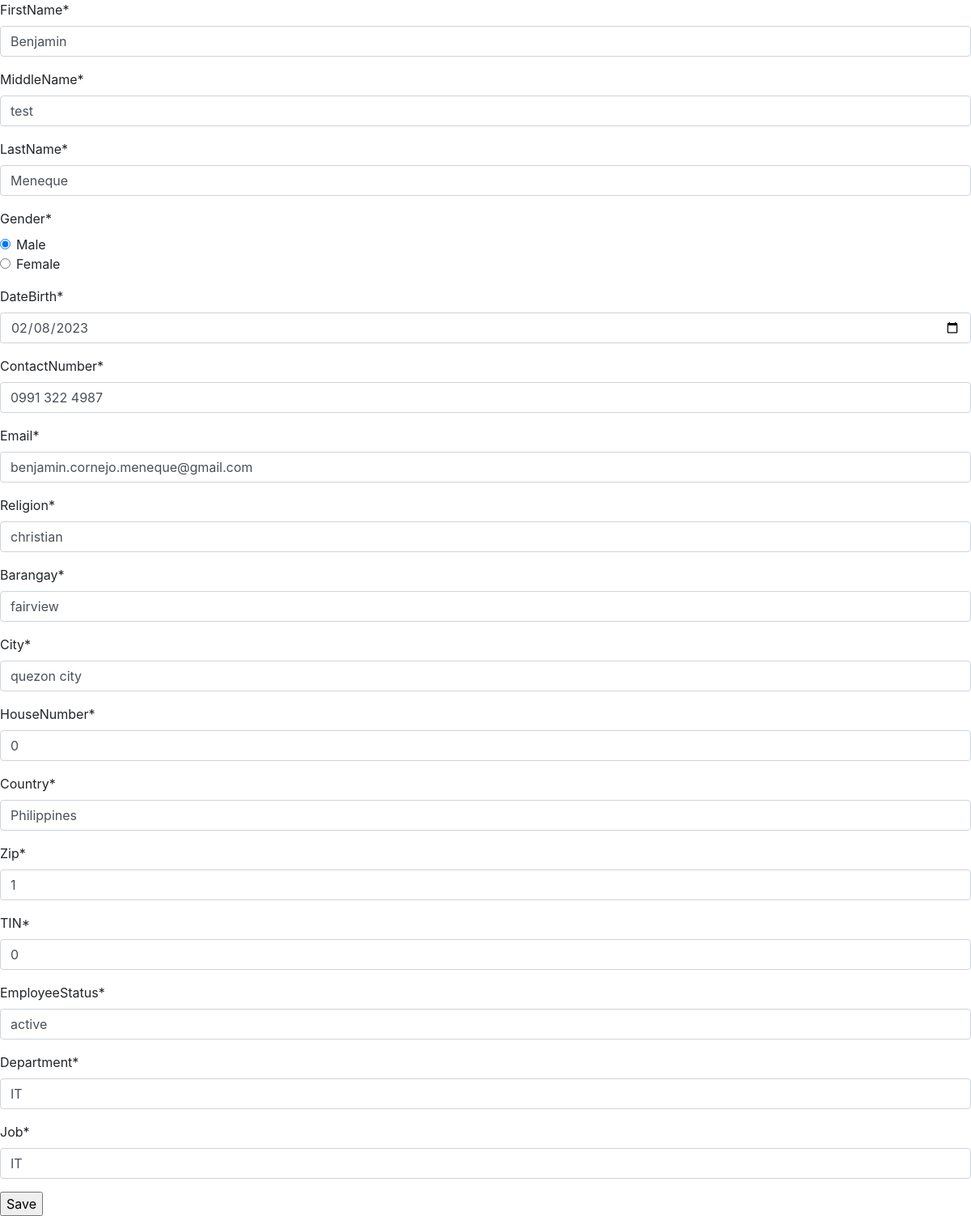
The app's page /employee/1/update/ (signed in) with its own data.
### employee/models.py (models this page shows, shortened)
class Employee(models.Model):
    GENDER_CHOICES = [
        ("MALE", "Male"),
        ("FEMALE", "Female"),
    ]
    firstName = models.CharField(max_length=40)
    middleName = models.CharField(max_length=40)
    lastName = models.CharField(max_length=40)
    gender = models.CharField(max_length=6, choices=GENDER_CHOICES, default="male")
    dateBirth = models.DateField()
    contactNumber = PhoneNumberField(region="PH")
    email = models.EmailField(max_length=200)
    Religion = models.CharField(max_length=200,default="christian")
    Barangay = models.CharField(max_length=200, default="fairview")
    City = models.CharField(max_length=200, default="quezon city")
    HouseNumber= models.IntegerField(default=0)
    Country = models.CharField(max_length=200, default="philippines")
    Zip = models.IntegerField(default=0)
    TIN = models.IntegerField(default=0)
    EmployeeStatus = models.CharField(max_length=200, default="active")
    Department = models.CharField(max_length=200, default="IT")
    Job = models.CharField(max_length=200, default="IT")

### employee/views.py (the view)
# urls.py: path('<int:pk>/update/', views.UpdateEmployee.as_view(), name='update'),
class UpdateEmployee(LoginRequiredMixin, generic.UpdateView):
    model = Employee
    form_class = EmployeeForm
    template_name = "employee/employee_form.html"
    success_url = reverse_lazy("employee:index")
    context_object_name = "update_employee"

### employee/forms.py
class EmployeeForm(forms.ModelForm):
    class Meta:
        model = Employee
        fields  = '__all__'
        widgets = {
            'dateBirth': forms.DateInput(attrs={'type': 'date'}),
             'gender': forms.RadioSelect,
        }

### templates/employee/employee_form.html (shortened to what this page needs)
{% extends 'base.html' %}
{% block content %}
{% load crispy_forms_tags %}
{% if context_object_name == create_employee or update_employee %}
<form method="post">{% csrf_token %}
    {{ form|crispy }}
    <input type="submit" value="Save">
</form>
{% endif %}
{% endblock content %}

### records on screen
Employee: firstName "Benjamin", middleName "test", lastName "Meneque", gender "☑ Male ☐ Female", dateBirth "02/08/2023", contactNumber "0991 322 4987", email "benjamin.cornejo.meneque@gmail.com", Religion "christian", Barangay "fairview", City "quezon city", HouseNumber "0", Country "Philippines", Zip "1", TIN "0", EmployeeStatus "active", Department "IT", Job "IT"
